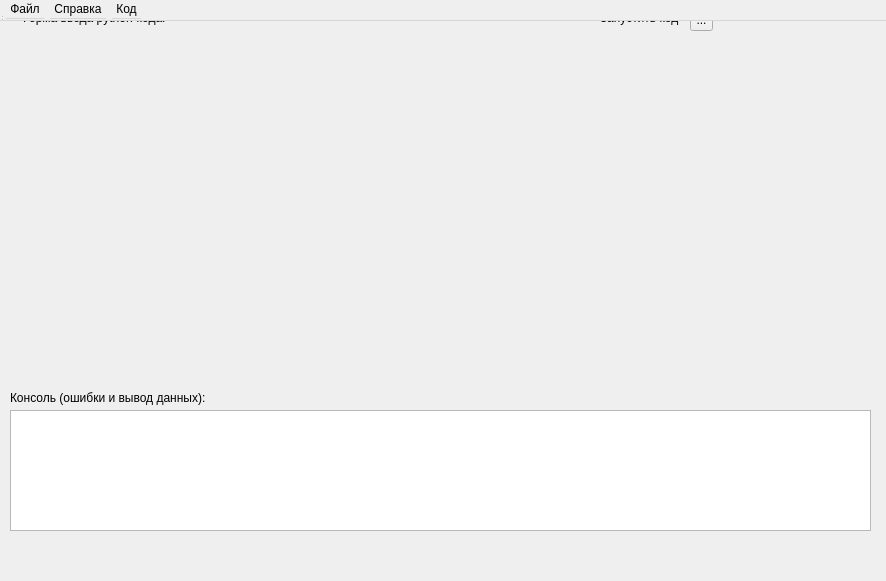
<?xml version="1.0" encoding="UTF-8"?>
<ui version="4.0">
 <class>ShellWidget</class>
 <widget class="QWidget" name="ShellWidget">
  <property name="geometry">
   <rect>
    <x>0</x>
    <y>0</y>
    <width>886</width>
    <height>581</height>
   </rect>
  </property>
  <property name="windowTitle">
   <string>Renga Python Shell</string>
  </property>
  <property name="windowIcon">
   <iconset resource="qt_resources_data.qrc">
    <normaloff>:/icons/repa_logo.png</normaloff>:/icons/repa_logo.png</iconset>
  </property>
  <widget class="QWidget" name="centralwidget">
   <widget class="QLabel" name="label_2">
    <property name="geometry">
     <rect>
      <x>10</x>
      <y>390</y>
      <width>201</width>
      <height>16</height>
     </rect>
    </property>
    <property name="text">
     <string>Консоль (ошибки и вывод данных):</string>
    </property>
   </widget>
   <widget class="QTextEdit" name="output_space">
    <property name="geometry">
     <rect>
      <x>10</x>
      <y>410</y>
      <width>861</width>
      <height>121</height>
     </rect>
    </property>
   </widget>
   <widget class="QToolButton" name="command_run_script">
    <property name="geometry">
     <rect>
      <x>690</x>
      <y>8</y>
      <width>23</width>
      <height>23</height>
     </rect>
    </property>
    <property name="text">
     <string>...</string>
    </property>
    <property name="icon">
     <iconset resource="qt_resources_data.qrc">
      <normaloff>:/icons/ui_form_run_script.png</normaloff>:/icons/ui_form_run_script.png</iconset>
    </property>
   </widget>
   <widget class="QLabel" name="label_4">
    <property name="geometry">
     <rect>
      <x>600</x>
      <y>10</y>
      <width>91</width>
      <height>16</height>
     </rect>
    </property>
    <property name="frameShape">
     <enum>QFrame::NoFrame</enum>
    </property>
    <property name="text">
     <string>Запустить код</string>
    </property>
   </widget>
   <widget class="QLabel" name="label">
    <property name="geometry">
     <rect>
      <x>20</x>
      <y>10</y>
      <width>151</width>
      <height>16</height>
     </rect>
    </property>
    <property name="text">
     <string>Форма ввода python-кода:</string>
    </property>
   </widget>
  </widget>
  <widget class="QMenuBar" name="menubar">
   <property name="geometry">
    <rect>
     <x>0</x>
     <y>0</y>
     <width>886</width>
     <height>21</height>
    </rect>
   </property>
   <widget class="QMenu" name="menu">
    <property name="title">
     <string>Файл</string>
    </property>
    <addaction name="action_Python"/>
    <addaction name="action_Python_2"/>
    <addaction name="action"/>
   </widget>
   <widget class="QMenu" name="menu_2">
    <property name="title">
     <string>Справка</string>
    </property>
    <addaction name="action_2"/>
    <addaction name="action_3"/>
    <addaction name="action_4"/>
    <addaction name="action_6"/>
   </widget>
   <widget class="QMenu" name="menu_3">
    <property name="title">
     <string>Код</string>
    </property>
    <addaction name="action_5"/>
    <addaction name="action_Python_3"/>
   </widget>
   <addaction name="menu"/>
   <addaction name="menu_2"/>
   <addaction name="menu_3"/>
  </widget>
  <widget class="QStatusBar" name="statusbar"/>
  <action name="action_Python">
   <property name="text">
    <string>Открыть Python скрипт</string>
   </property>
  </action>
  <action name="action_Python_2">
   <property name="text">
    <string>Сохранить Python скрипт</string>
   </property>
  </action>
  <action name="action">
   <property name="text">
    <string>Закрыть</string>
   </property>
  </action>
  <action name="action_2">
   <property name="text">
    <string>О программе</string>
   </property>
  </action>
  <action name="action_3">
   <property name="text">
    <string>Исходный код</string>
   </property>
  </action>
  <action name="action_4">
   <property name="text">
    <string>Об использовании</string>
   </property>
  </action>
  <action name="action_5">
   <property name="text">
    <string>Запустить код</string>
   </property>
  </action>
  <action name="action_Python_3">
   <property name="text">
    <string>Установить Python-интерпретатор</string>
   </property>
  </action>
  <action name="action_6">
   <property name="text">
    <string>Сообщить об ошибке</string>
   </property>
  </action>
 </widget>
 <resources>
  <include location="qt_resources_data.qrc"/>
 </resources>
 <connections/>
</ui>
